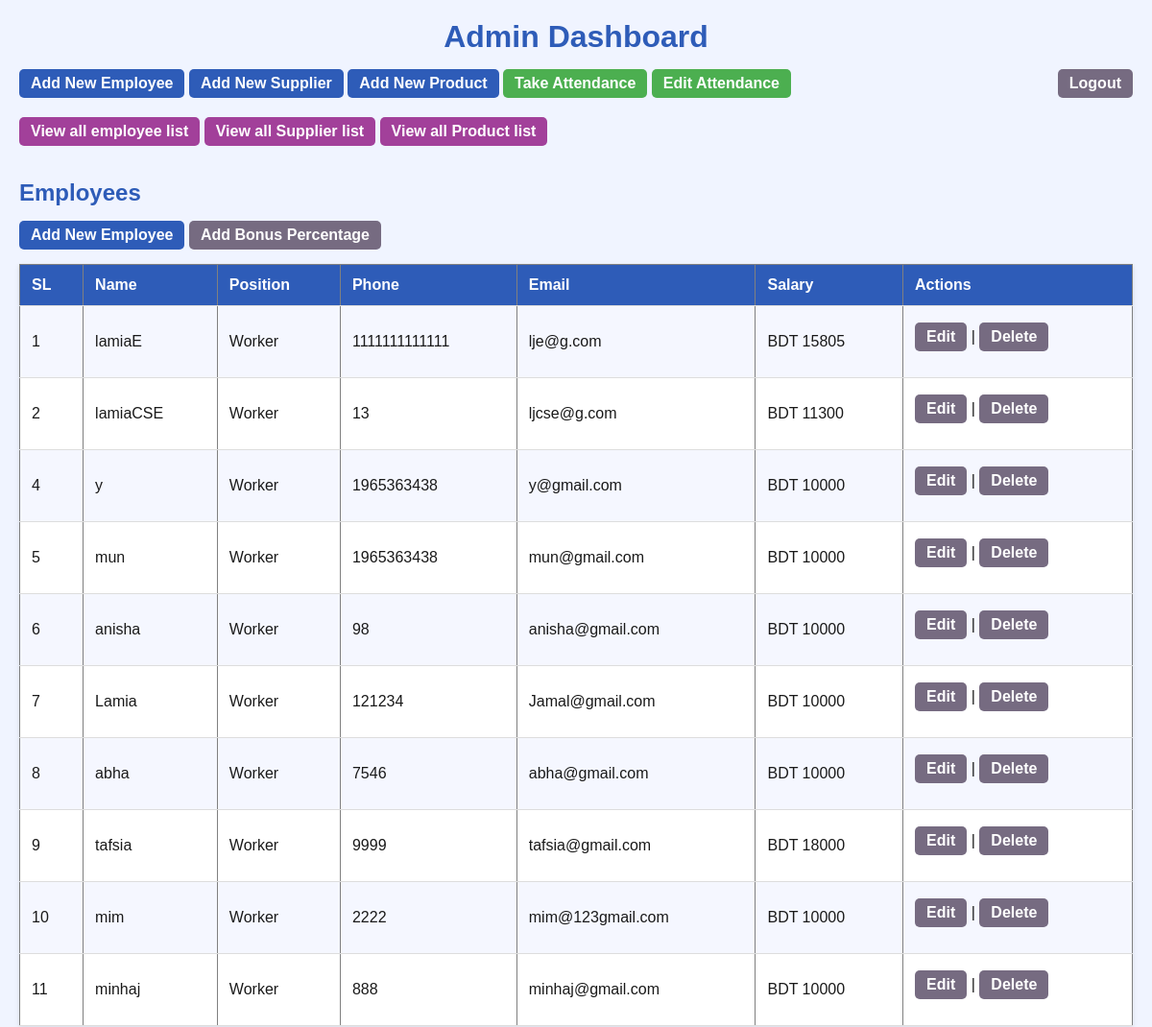
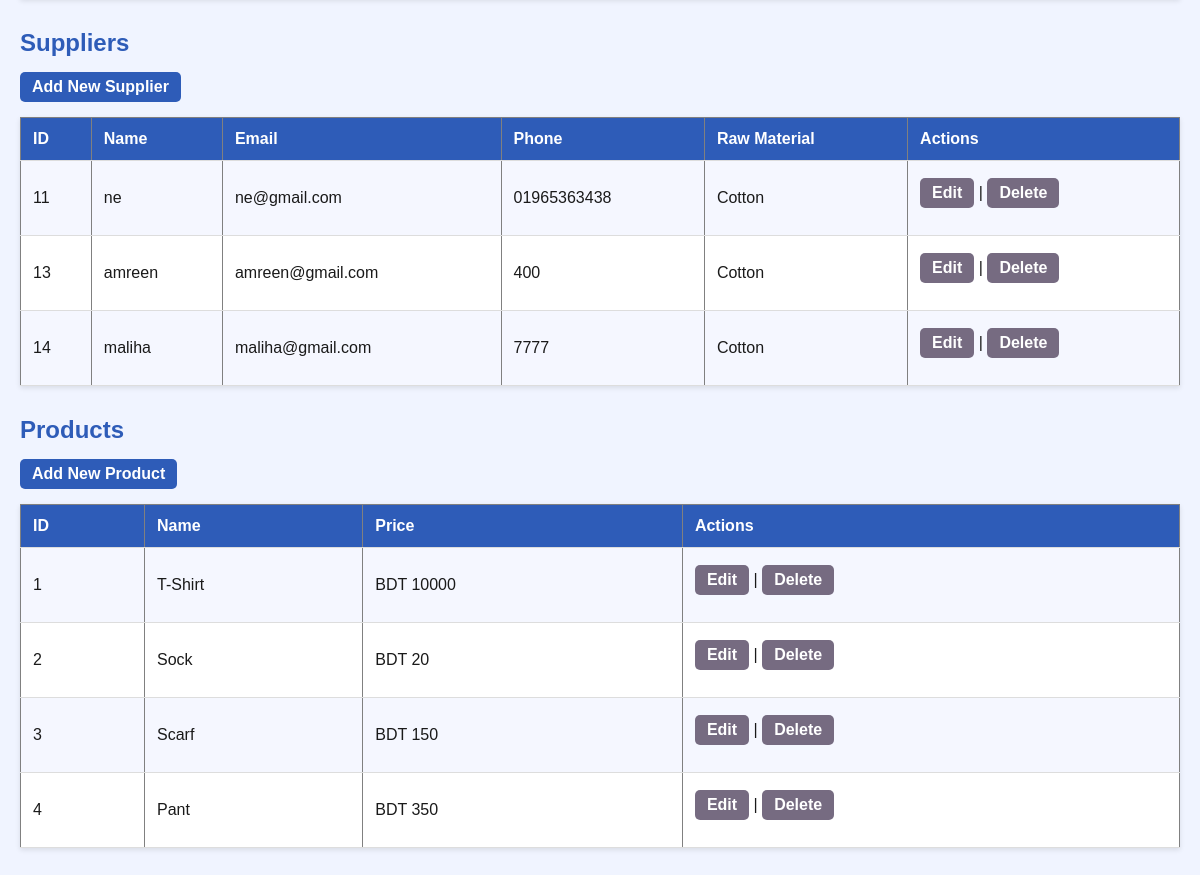
The page /admin-redirect/ (signed in) on the database its author committed (2 pictures, top to bottom).
### fms/models.py (models this page shows, shortened)
class Employee(models.Model):
    sl=models.AutoField(primary_key=True,auto_created=True)
    name=models.CharField(max_length=20)
    email=models.EmailField(max_length=20)
    position = models.CharField(max_length=10, default='Worker')
    phone=models.IntegerField()
    salary = models.IntegerField(default=10000)
    password = models.CharField(max_length=128, null=True, blank=True)
    bonus_percentage = models.DecimalField(max_digits=5, decimal_places=2, default=0)

class Supplier(models.Model):
    sl = models.AutoField(primary_key=True)
    name = models.CharField(max_length=50)
    email = models.EmailField(unique=True)
    password = models.CharField(max_length=128, default="changeme123")
    phone = models.CharField(max_length=15)
    address = models.CharField(max_length=255, default="Unknown")
    raw_material_name = models.CharField(max_length=50,default='Cotton')

class Product(models.Model):
    sl=models.AutoField(primary_key=True,auto_created=True)
    name=models.CharField(max_length=20)
    price=models.IntegerField(default=1000)

### fms/views.py (the view)
# urls.py: path('admin-redirect/', views.admin_redirect, name='admin_redirect'),
@login_required(login_url='admin_login')
def admin_redirect(request):
    if request.user.is_authenticated and request.user.is_staff: ########
        return render(request, 'employee_list.html', {
            'employees': Employee.objects.all(),
            'suppliers': Supplier.objects.all(),
            'products': Product.objects.all()
        })
    return redirect('admin_login')

### fms/templates/employee_list.html (shortened to what this page needs)
<h1 style="text-align: center;">Admin Dashboard</h1>
<a href="{% url 'admin_logout' %}" style="float: right;" class="btnED">Logout</a>
<a href="{% url 'employee_add' %}" class="btn">Add New Employee</a>
<a href="{% url 'supplier_add' %}" class="btn">Add New Supplier</a>
<a href="{% url 'product_add' %}" class="btn">Add New Product</a>
<a href="{% url 'take_attendance' %}" class="btn" style="background-color:#4caf50;">Take Attendance</a>
<a href="{% url 'attendance_list' %}" class="btn" style="background-color:#4caf50;">Edit Attendance</a><br>
<a href="#emp" class="btn"  style="background-color:#a2409a;">View all employee list</a>
<a href="#sup" class="btn"  style="background-color:#a2409a;">View all Supplier list</a>
<a href="#pro" class="btn"  style="background-color:#a2409a;">View all Product list</a>
<h2 id="emp">Employees</h2>
<a href="{% url 'employee_add' %}" class="btn">Add New Employee</a>
    <a href="{% url 'employee_bonus' %}" class="btnED">Add Bonus Percentage</a>
<table border="1" cellpadding="10">
  <tr>
    <th>SL</th>
    <th>Name</th>
    <th>Position</th>
    <th>Phone</th>
    <th>Email</th>
    <th>Salary</th>
    <th>Actions</th>
  </tr>
  {% for emp in employees %}
  <tr>
    <td>{{ emp.sl }}</td>
    <td>{{ emp.name }}</td>
    <td>{{ emp.position }}</td>
    <td>{{ emp.phone }}</td>
    <td>{{ emp.email }}</td>
    <td>BDT {{ emp.salary }}</td>
    <td>
      <a href="{% url 'employee_edit' emp.sl %}" class="btnED">Edit</a> |
      <a href="{% url 'employee_delete' emp.sl %}" onclick="return confirm('Delete this supplier?');" class="btnED">Delete</a>
    </td>
  </tr>
  {% endfor %}
</table>
<h2 id="sup">Suppliers</h2>
<a href="{% url 'supplier_add' %}" class="btn">Add New Supplier</a>
<table border="1" cellpadding="10">
    <tr>
        <th>ID</th>
        <th>Name</th>
        <th>Email</th>
        <th>Phone</th>
        <th>Raw Material</th>
        <th>Actions</th>
    </tr>
    {% for sup in suppliers %}
    <tr>
        <td>{{ sup.sl }}</td>
        <td>{{ sup.name }}</td>
        <td>{{ sup.email }}</td>
        <td>{{ sup.phone }}</td>
        <td>{{ sup.raw_material_name }}</td>
        <td>
            <a href="{% url 'supplier_edit' sup.sl %}" class="btnED" >Edit</a> |
            <a href="{% url 'supplier_delete' sup.sl %}" onclick="return confirm('Delete this supplier?');" class="btnED">Delete</a>
        </td>
    </tr>
    {% endfor %}
</table>
<h2 id="pro">Products</h2>
<a href="{% url 'product_add' %}" class="btn">Add New Product</a>
<table border="1" cellpadding="10">
    <tr>
        <th>ID</th>
        <th>Name</th>
        <th>Price</th>
        <th>Actions</th>
    </tr>
    {% for prod in products %}
    <tr>
        <td>{{ prod.sl }}</td>
        <td>{{ prod.name }}</td>
        <td>BDT {{ prod.price }}</td>
        <td>
            <a href="{% url 'product_edit' prod.sl %}" class="btnED">Edit</a> |
            <a href="{% url 'product_delete' prod.sl %}" onclick="return confirm('Delete this product?');" class="btnED">Delete</a>
        </td>
    </tr>
    {% endfor %}
</table>

### fms/templates/employee_list.html (style rules this page uses)
h1, h2 { color: #2e5cb8; margin-bottom: 10px; }
a.btn { display: inline-block; background-color: #2e5cb8; color: white; padding: 6px 12px; margin: 5px 0 15px 0; text-decoration: none; border-radius: 5px; font-weight: bold; transition: background-color 0.3s ease; align-items: center ; }
a.btnED { display: inline-block; background-color: #766b81; color: white; padding: 6px 12px; margin: 5px 0 15px 0; text-decoration: none; border-radius: 5px; font-weight: bold; transition: background-color 0.3s ease; }
table { width: 100%; border-collapse: collapse; margin-bottom: 30px; background-color: white; box-shadow: 0 2px 5px rgba(0,0,0,0.1); }
th, td { text-align: left; padding: 12px; border-bottom: 1px solid #ddd; }
th { background-color: #2e5cb8; color: white; }
tr:nth-child(even) { background-color: #f5f7ff; }
table a { color: #2e5cb8; text-decoration: none; font-weight: bold; }

### rows shown on the page
Employee: sl "1", name "lamiaE", position "Worker", phone "1111111111111", email "lje@g.com", salary "15805"
Employee: sl "2", name "lamiaCSE", position "Worker", phone "13", email "ljcse@g.com", salary "11300"
Employee: sl "4", name "y", position "Worker", phone "1965363438", email "y@gmail.com", salary "10000"
Employee: sl "5", name "mun", position "Worker", phone "1965363438", email "mun@gmail.com", salary "10000"
Employee: sl "6", name "anisha", position "Worker", phone "98", email "anisha@gmail.com", salary "10000"
Employee: sl "7", name "Lamia", position "Worker", phone "121234", email "Jamal@gmail.com", salary "10000"
Employee: sl "8", name "abha", position "Worker", phone "7546", email "abha@gmail.com", salary "10000"
Employee: sl "9", name "tafsia", position "Worker", phone "9999", email "tafsia@gmail.com", salary "18000"
Employee: sl "10", name "mim", position "Worker", phone "2222", email "mim@123gmail.com", salary "10000"
Employee: sl "11", name "minhaj", position "Worker", phone "888", email "minhaj@gmail.com", salary "10000"
Supplier: sl "11", name "ne", email "ne@gmail.com", phone "01965363438", raw_material_name "Cotton"
Supplier: sl "13", name "amreen", email "amreen@gmail.com", phone "400", raw_material_name "Cotton"
Supplier: sl "14", name "maliha", email "maliha@gmail.com", phone "7777", raw_material_name "Cotton"
Product: sl "1", name "T-Shirt", price "10000"
Product: sl "2", name "Sock", price "20"
Product: sl "3", name "Scarf", price "150"
Product: sl "4", name "Pant", price "350"
